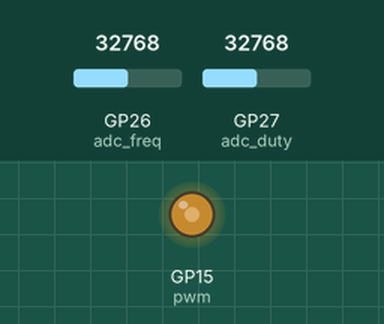
Recording of a program running on a simulated Raspberry Pi Pico running MicroPython. Parts: output pins drawn as LEDs (lit = HIGH). Inputs (shaded band) come from the test bench; at power-on: GP27 (adc_duty) = 32768, GP26 (adc_freq) = 32768 (analog values on the 0–65535 scale).

Above: at 1.2 s.
1.3 s: GP27 (adc_duty) set to 45874
At 2.5 s:
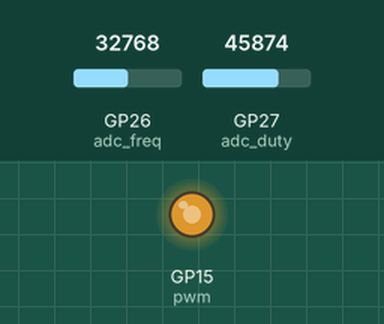
2.8 s: GP27 (adc_duty) set to 57670
At 3.7 s:
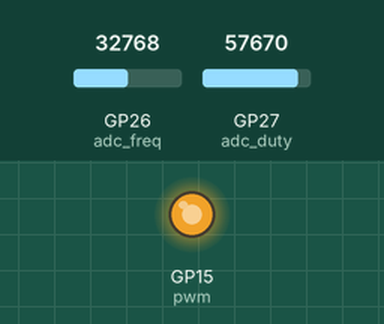
4.3 s: GP27 (adc_duty) set to 7864
At 4.9 s:
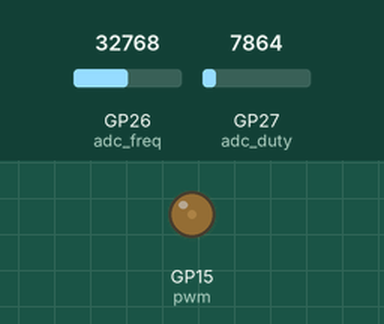
5.8 s: GP27 (adc_duty) set to 0
At 7.2 s:
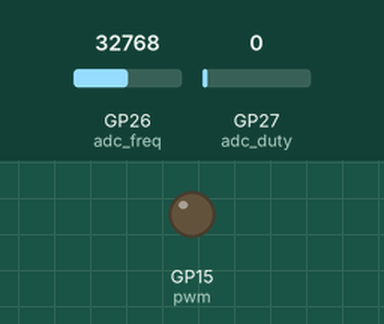
Timing chart, 0 to 8.3 s (numbered marks = the images above; inputs shaded):
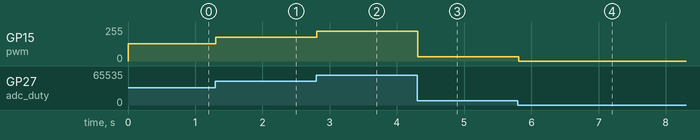

Measured:
- after the input at 1.3 s, GP15 (pwm): 128/255 → 178/255 at once
- after the input at 2.8 s, GP15 (pwm): 178/255 → 224/255 at once
- after the input at 4.3 s, GP15 (pwm): 224/255 → 31/255 at once
- after the input at 5.8 s, GP15 (pwm): 31/255 → 0/255 at once

The program:

LaRottaO.Python.RaspberryPico.PWM.py
```python
#Uses MicroPython
#Raspberry Pi Pico RP2040

from machine import Pin, PWM, ADC
from time import sleep

# Setup PWM on GP15 (PIN 20)
pwm = PWM(Pin(15))

adc_freq = ADC(26)  # PIN 31 Potentiometer for frequency control
adc_duty = ADC(27)  # PIN 32 Potentiometer for duty cycle control

while True:

    freq_value = adc_freq.read_u16()
    duty_value = adc_duty.read_u16()

    freq = int(5+(freq_value / 65535) * (1000 - 10))
    duty = int((duty_value / 65535) * (100 - 0))

    if(freq<10):
        freq = 10

    pwm.freq(freq)
    pwm.duty_u16(duty_value)

    sleep(0.01)
```
